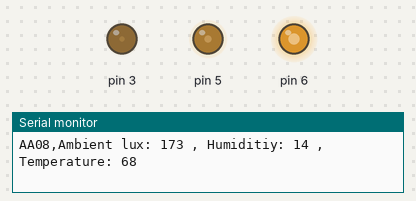
A sketch run on a simulated Arduino Uno, built with avr-gcc and run on an emulated ATmega328P. On the bench: output pins drawn as LEDs (lit = HIGH), the last lines printed to the serial monitor. Random numbers use the default seed unless the sketch sets one.

Above: at 0.15 s.
At 37.94 s:
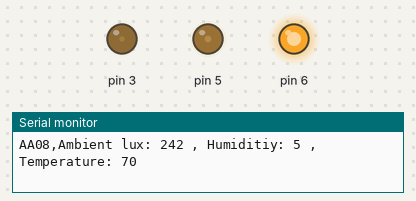
Timing chart, 0 to 40.0 s (numbered marks = the images above):
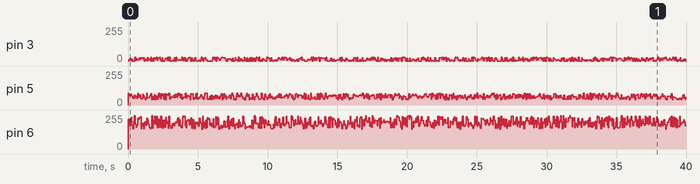

The sketch:

sketch05_multi_signals.ino.ino
```cpp
/*
  Blink by AA00
  Turns an LED on for one second, then off for one second, repeatedly.
*/
int humi = 0;
int temp = 0;
int lux = 0;
int ledR=3;
int ledG=5;
int ledB=6;
// the setup function runs once when you press reset or power the board
void setup() {
Serial.begin(9600);
}

// the loop function runs over and over again forever
void loop() {
 humi =random(-10,30);
 temp = random(40,90);
 lux = random(150,250);
 if(humi<0)
 {
  humi=0;
 }
 pwmLed(ledR, humi);
 pwmLed(ledG, temp);
 pwmLed(ledB, lux);
 Serial.print("AA08,Ambient lux: ");
 Serial.print(lux);
 Serial.print(" , Humiditiy: ");
 Serial.print(humi);
 Serial.print(" , Temperature: ");
 Serial.println(temp);
 delay(10);


}

void pwmLed(int led, int pwmValue) {
  analogWrite(led,pwmValue);
  delay(10);
}
```
